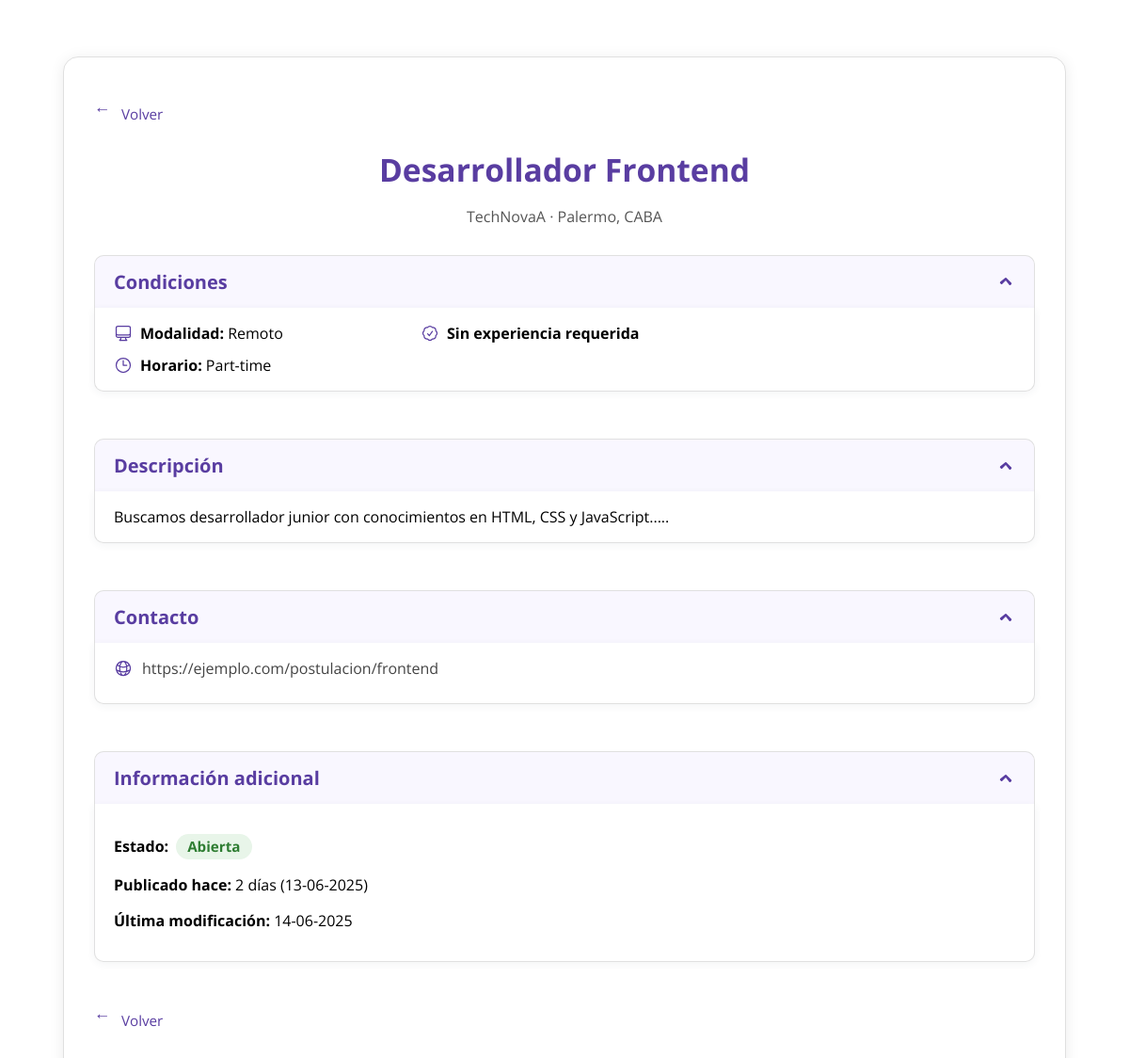
Page /index.php?action=ver-oferta&id_oferta=1 on the committed database.
### tables this page shows
CREATE TABLE `ofertas` (
  `id_oferta` int(11) NOT NULL,
  `puesto` varchar(150) NOT NULL,
  `descripcion` text NOT NULL,
  `empresa` varchar(100) DEFAULT NULL,
  `ubicacion` varchar(150) DEFAULT NULL,
  `modalidad` enum('presencial','remoto','híbrido') DEFAULT 'presencial',
  `jornada` enum('completa','parcial') DEFAULT NULL,
  `horario` varchar(100) DEFAULT NULL,
  `experiencia_requerida` tinyint(3) UNSIGNED DEFAULT NULL,
  `enlace` varchar(255) DEFAULT NULL,
  `email_contacto` varchar(150) DEFAULT NULL,
  `telefono_contacto` varchar(50) DEFAULT NULL,
  `fecha_fin` date DEFAULT NULL,
  `activa` tinyint(1) DEFAULT 1,
  `estado_aprobacion` enum('pendiente','aprobado','rechazado') DEFAULT 'aprobado',
  `fecha_creacion` timestamp NOT NULL DEFAULT current_timestamp(),
  `fecha_modificacion` timestamp NULL DEFAULT NULL ON UPDATE current_timestamp(),
  `fecha_eliminacion` timestamp NULL DEFAULT NULL,
  `publicada_por` int(11) DEFAULT NULL
);

### controladores/controlador_oferta.php (called while the page is built, shortened)
<?php
require_once 'modelos/OfertaModel.php';
require_once 'helpers/authHelper.php';
require_once 'helpers/SanitizadorHelper.php';
require_once 'helpers/ValidadorHelper.php';
function controladorOferta($accion)
{
    switch ($accion) {
        case 'ver-oferta':
            return mostrarDetalle();
    }
}
function mostrarDetalle()
{
    $oferta = obtenerOfertaValida();
    $oferta['tiempo_publicacion'] = tiempoDesdePublicacion($oferta['fecha_creacion']);
    $oferta['fecha_creacion'] = date('d-m-Y', strtotime($oferta['fecha_creacion']));
    if (!empty($oferta['fecha_modificacion'])) {
        $oferta['fecha_modificacion'] = date('d-m-Y', strtotime($oferta['fecha_modificacion']));
    }
    $hayContacto = !empty($oferta['enlace']) || !empty($oferta['email_contacto']) || !empty($oferta['telefono_contacto']);
    $oferta['puede_editar'] = puedeEditarOferta($oferta);
    include 'vistas/detalle.php';
}
function tiempoDesdePublicacion(string $fecha_creacion): string
{
    $fecha = new DateTime($fecha_creacion);
    $ahora = new DateTime();
    $diferencia = $fecha->diff($ahora);
    if ($diferencia->days === 0) {
        $horas = $diferencia->h;
        if ($horas === 0) {
            return 'menos de 1 hora';
        }
        return "$horas " . ($horas === 1 ? 'hora' : 'horas');
    } else {
        $dias = $diferencia->days;
        return "$dias " . ($dias === 1 ? 'día' : 'días');
    }
}
function obtenerOfertaValida($id_param = 'id_oferta')
{
    $id = $_GET[$id_param] ?? null;
    $mensajeId = validarId($id);
    $ofertaModel = new OfertaModel();
    $oferta = $ofertaModel->obtenerPorId($id);
    return $oferta;
}

### helpers/ValidadorHelper.php (called while the page is built, shortened)
<?php
function validarId($id): ?string {
    return null;
}

### conexion.php (called while the page is built)
<?php
function conectarDB()
{
    $host = 'mysql';
    $db = 'bolsa_trabajo';
    $user = 'user';
    $pass = 'password';
    $charset = 'utf8mb4';
    $dsn = "mysql:host=$host;dbname=$db;charset=$charset";
    $opciones = [
        PDO::ATTR_ERRMODE => PDO::ERRMODE_EXCEPTION,
        PDO::ATTR_DEFAULT_FETCH_MODE => PDO::FETCH_ASSOC
    ];
    try {
        return new PDO($dsn, $user, $pass, $opciones);
    } catch (PDOException $e) {
        die("Error de conexión a la base de datos: " . $e->getMessage());
    }
}

### modelos/OfertaModel.php (called while the page is built, shortened)
<?php
require_once 'conexion.php';
class OfertaModel
{
    private PDO $pdo;
    public function __construct(?PDO $pdo = null)
    {
        $this->pdo = $pdo ?? conectarDB();
    }
    public function obtenerPorId($id_oferta)
    {
        try {
            $stmt = $this->pdo->prepare("
                                    SELECT o.*, u.nombre, u.apellido, u.rol
                                    FROM ofertas o
                                    LEFT JOIN usuarios u ON o.publicada_por = u.id_usuario
                                    WHERE o.id_oferta = :id_oferta AND o.fecha_eliminacion IS NULL
                                ");
            $stmt->execute(['id_oferta' => $id_oferta]);
            return $stmt->fetch();
        } catch (PDOException $e) {
            return null;
        }
    }
}

### helpers/authHelper.php (called while the page is built, shortened)
<?php
function estaLogueado()
{
    return isset($_SESSION['usuario_id']);
}
function idUsuario()
{
    return $_SESSION['usuario_id'] ?? null;
}
function tipoUsuario()
{
    return $_SESSION['usuario_rol'] ?? 'invitado';
}
function esAdmin()
{
    return tipoUsuario() === 'administrativo';
}
function puedeEditarOferta($oferta)
{
    if (!estaLogueado()) return false;
    return esAdmin() || (
        in_array(tipoUsuario(), ['profesor', 'estudiante']) &&
        isset($oferta['publicada_por']) &&
        $oferta['publicada_por'] == idUsuario()
    );
}

### helpers/SanitizadorHelper.php (called while the page is built)
<?php
function limpiarHTMLSeguro(string $html): string {
    $etiquetas_permitidas = ['b', 'strong', 'i', 'em', 'u', 'ul', 'ol', 'li', 'p', 'br', 'div', '\n'];
    $html = strip_tags($html, '<' . implode('><', $etiquetas_permitidas) . '>');
    $html = preg_replace_callback(
        '/<([a-z]+)([^>]*)>/i',
        function ($matches) use ($etiquetas_permitidas) {
            $tag = strtolower($matches[1]);
            if (!in_array($tag, $etiquetas_permitidas)) return '';
            $attrs = preg_replace('/\s*(on\w+|style|class|id|data-[^=]+|aria-[^=]+|target|href|src)\s*=\s*"[^"]*"/i', '', $matches[2]);
            return "<$tag$attrs>";
        },
        $html
    );
    return $html;
}

### vistas/detalle.php (the view, shortened to what this page needs)
<?php require_once 'helpers/SanitizadorHelper.php'; ?>
<!DOCTYPE html>
<html lang="es">
<head>
    <link rel="stylesheet" href="assets/css/bolsa_trabajo.css?v=<?= time(); ?>">
    <link rel="stylesheet" href="assets/css/mensajes.css?v=<?= time(); ?>">
    <link rel="stylesheet" href="assets/css/detalle_oferta.css?v=<?= time(); ?>">
</head>
<body>
    <main class="detalle-oferta detalle-card">
        <p><a href="index.php?action=listado" class="volver-a-listado superior">Volver</a></p>
        <header class="detalle-header">
            <h1 class="detalle-titulo"><?= htmlspecialchars($oferta['puesto']) ?></h1>
            <p class="detalle-subtitulo">
                <?= htmlspecialchars($oferta['empresa']) ?> · <?= htmlspecialchars($oferta['ubicacion']) ?>
            </p>
        </header>
        <section class="detalle-seccion">
            <h2 class="detalle-subseccion-titulo" onclick="toggleSeccion(this)">
                <span>Condiciones</span>
                <span class="detalle-icono-toggle">
                    <?php include __DIR__ . '/partials/icons/icon_arrow_down.php'; ?>
                </span>
            </h2>
            <div class="detalle-condiciones-grid detalle-seccion-contenido">
                <div class="detalle-condicion">
                    <span><strong>Modalidad: </strong><?= htmlspecialchars(ucfirst($oferta['modalidad']), ENT_QUOTES, 'UTF-8') ?></span>
                </div>
                <div class="detalle-condicion">
                    <?php if (is_numeric($oferta['experiencia_requerida']) && (int)$oferta['experiencia_requerida'] == 0): ?>
                        <strong> Sin experiencia requerida </strong>
                    <?php elseif (is_numeric($oferta['experiencia_requerida']) && (int)$oferta['experiencia_requerida'] == 1): ?>
                        <strong> Experiencia requerida: </strong> 1 año
                    <?php elseif (is_numeric($oferta['experiencia_requerida'])): ?>
                        <strong> Experiencia requerida: </strong> <?= htmlspecialchars($oferta['experiencia_requerida']) ?> años
                    <?php else: ?>
                        <strong> Experiencia requerida: </strong> No especificado
                    <?php endif; ?>
                </div>
                <?php if ($oferta['horario']): ?>
                    <div class="detalle-condicion detalle-condicion-horario">
                        <?php include __DIR__ . '/partials/icons/icon_horario.php'; ?>
                        <span><strong>Horario: </strong><?= htmlspecialchars($oferta['horario']) ?></span>
                    </div>
                <?php endif; ?>
            </div>
        </section>
        <section class="detalle-seccion">
            <h2 class="detalle-subseccion-titulo" onclick="toggleSeccion(this)">
                <span>Descripción</span>
                <span class="detalle-icono-toggle"><?php include __DIR__ . '/partials/icons/icon_arrow_down.php'; ?></span>
            </h2>
            <div class="detalle-seccion-contenido">
                <div><?= limpiarHTMLSeguro($oferta['descripcion']) ?></div>
            </div>
        </section>
        <section class="detalle-seccion">
            <h2 class="detalle-subseccion-titulo" onclick="toggleSeccion(this)">
                <span>Contacto</span>
                <span class="detalle-icono-toggle"><?php include __DIR__ . '/partials/icons/icon_arrow_down.php'; ?></span>
            </h2>
            <div class="detalle-seccion-contenido">
                <?php if ($hayContacto): ?>
                    <?php if (!empty($oferta['enlace'])): ?>
                        <div class="detalle-contacto-item">
                            <a href="<?= htmlspecialchars($oferta['enlace']) ?>" target="_blank"><?= htmlspecialchars($oferta['enlace']) ?></a>
                        </div>
                    <?php endif; ?>
                <?php else: ?>
                    <p>No se ha suministrado información de contacto.</p>
                <?php endif; ?>
            </div>
        </section>
        <section class="detalle-seccion">
            <h2 class="detalle-subseccion-titulo" onclick="toggleSeccion(this)">
                <span>Información adicional</span>
                <span class="detalle-icono-toggle"><?php include __DIR__ . '/partials/icons/icon_arrow_down.php'; ?></span>
            </h2>
            <div class="detalle-seccion-contenido">
                <p class="detalle-linea-con-badge">
                    <strong>Estado:</strong>
                    <span class="trabajo-card-badge <?= $oferta['activa'] ? 'estado-abierta' : 'estado-finalizada' ?>">
                        <?= $oferta['activa'] ? 'Abierta' : 'Finalizada' ?>
                    </span>
                </p>
                <p><strong>Publicado hace:</strong> <?= htmlspecialchars($oferta['tiempo_publicacion']) ?> (<?= htmlspecialchars($oferta['fecha_creacion']) ?>)</p>
                <?php if ($oferta['fecha_modificacion']): ?>
                    <p><strong>Última modificación:</strong> <?= htmlspecialchars($oferta['fecha_modificacion']) ?></p>
                <?php endif; ?>
            </div>
        </section>
        <p><a href="index.php?action=listado" class="volver-a-listado">Volver</a></p>
    </main>
</body>
</html>

### assets/css/bolsa_trabajo.css (style rules this page uses)
html { font-family: 'Open Sans', sans-serif; }

### assets/css/detalle_oferta.css (style rules this page uses)
.detalle-oferta { max-width: 900px; background: #fff; border-radius: 18px; border: 1px solid #e0e0e0; margin: 60px auto; box-shadow: 0 6px 32px rgba(44, 62, 80, 0.1); padding: 20px; font-family: 'Open Sans', sans-serif; }
.detalle-card { background: #fff; border-radius: 16px; box-shadow: 0 2px 16px rgba(0, 0, 0, 0.08); border: 1px solid #e0e0e0; padding: 2rem; margin: 60px auto; max-width: 1000px; }
.detalle-header { text-align: center; margin-bottom: 30px; }
.detalle-titulo { font-size: 2.1rem; font-weight: 700; color: #593da1; margin-bottom: 5px; display: flex; justify-content: center; text-align: center; }
.detalle-subtitulo { color: #555; font-size: 1rem; }
.detalle-seccion { margin-bottom: 50px; }
.detalle-subseccion-titulo { font-size: 1.25rem; font-weight: 600; color: #593da1; background-color: rgba(138, 92, 255, 0.05); padding: 14px 20px; border-radius: 10px 10px 0 0; margin-bottom: 0; cursor: pointer; display: flex; justify-content: space-between; align-items: center; transition: background-color 0.2s; gap: 0.5rem; border: 1px solid #e0e0e0; border-bottom: none; user-select: none; -webkit-user-select: none; -moz-user-select: none; -ms-user-select: none; }
.detalle-icono-toggle { display: flex; align-items: center; justify-content: center; transition: transform 0.3s ease; }
.detalle-seccion-contenido { padding: 16px 20px; background-color: #fff; border-radius: 0 0 10px 10px; border: 1px solid #e0e0e0; border-top: none; margin-bottom: 30px; max-height: 2000px; overflow: hidden; opacity: 1; transition: max-height 0.4s ease, opacity 0.3s ease; box-shadow: 0 2px 8px rgba(44, 62, 80, 0.06); }
.detalle-condiciones-grid { display: grid; grid-template-columns: repeat(3, 1fr); gap: 12px 20px; }
.detalle-condicion { display: flex; align-items: center; gap: 8px; font-size: 1rem; line-height: 1.4; background: none; border: none; padding: 0; }
.detalle-condicion-horario { grid-column: span 3; }
.detalle-contacto-item { display: flex; align-items: center; gap: 10px; margin-bottom: 10px; font-size: 1rem; color: #444; }
.detalle-contacto-item a { color: #444; text-decoration: none; word-break: break-word; transition: color 0.2s ease-in-out; }
.volver-a-listado { display: inline-flex; align-items: center; gap: 0.4rem; font-size: 0.95rem; font-weight: 500; color: #593da1; text-decoration: none; border-bottom: 1px solid transparent; transition: color 0.2s ease-in-out, border-color 0.2s ease-in-out; cursor: pointer; }
.volver-a-listado.superior { margin-top: 0; }
.volver-a-listado:before { content: "→"; display: inline-block; transform: rotate(180deg); margin-right: 5px; font-size: 1.1rem; }
.detalle-linea-con-badge { display: inline-flex; align-items: center; gap: 0.5rem; flex-wrap: wrap; }
p.detalle-linea-con-badge { margin-bottom: 0; }
.trabajo-card-badge { display: inline-block; padding: 4px 12px; background-color: var(--job-light-color, #e8e9ff); color: var(--job-color, #444efc); font-size: 0.95rem; font-weight: 600; border-radius: 999px; line-height: 1.2; vertical-align: middle; }
.estado-abierta { background-color: #e8f5e9; color: #2e7d32; }

### rows in the picture
ofertas: puesto "Desarrollador Frontend", empresa "TechNovaA", ubicacion "Palermo, CABA", modalidad "Remoto", horario "Part-time", descripcion "Buscamos desarrollador junior con conocimientos en HTML, CSS y JavaScript.....", enlace "https://ejemplo.com/postulacion/frontend"

### other values in the picture
$oferta['tiempo_publicacion'] "2 días"
$oferta['fecha_creacion'] "13-06-2025"
$oferta['fecha_modificacion'] "14-06-2025"
